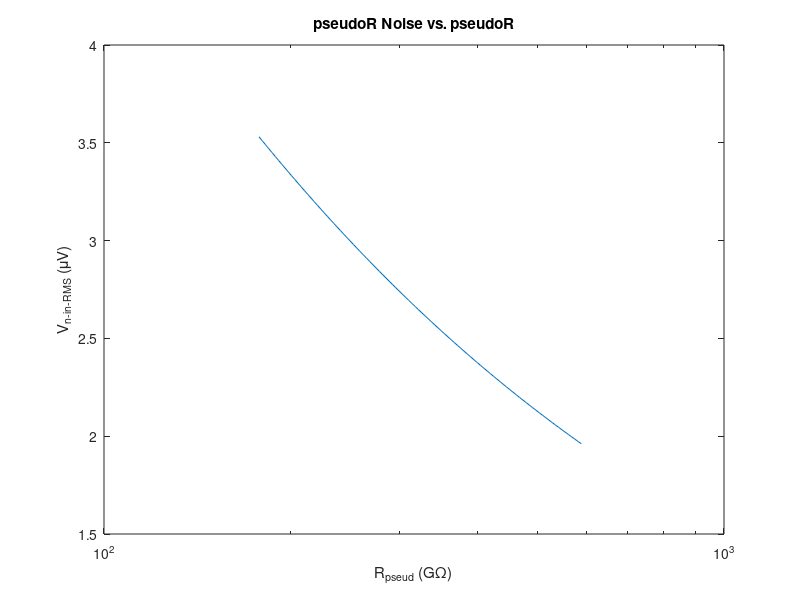
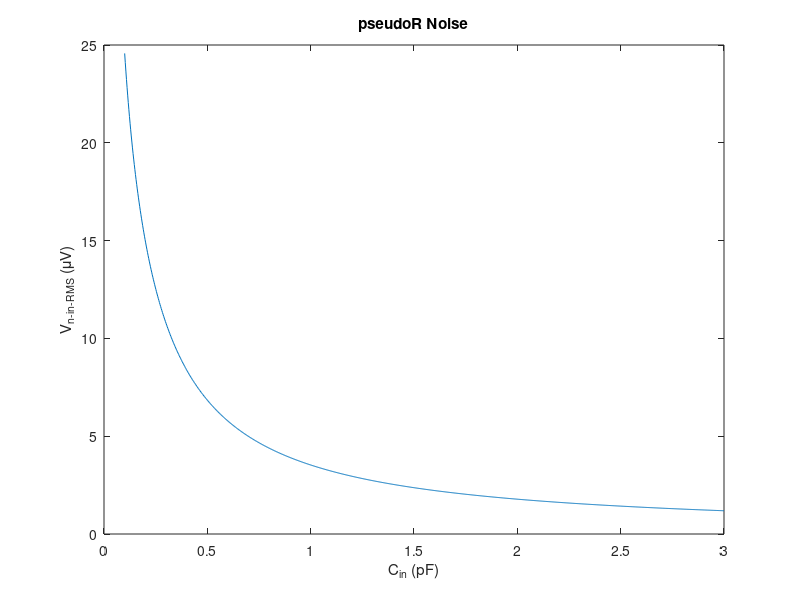
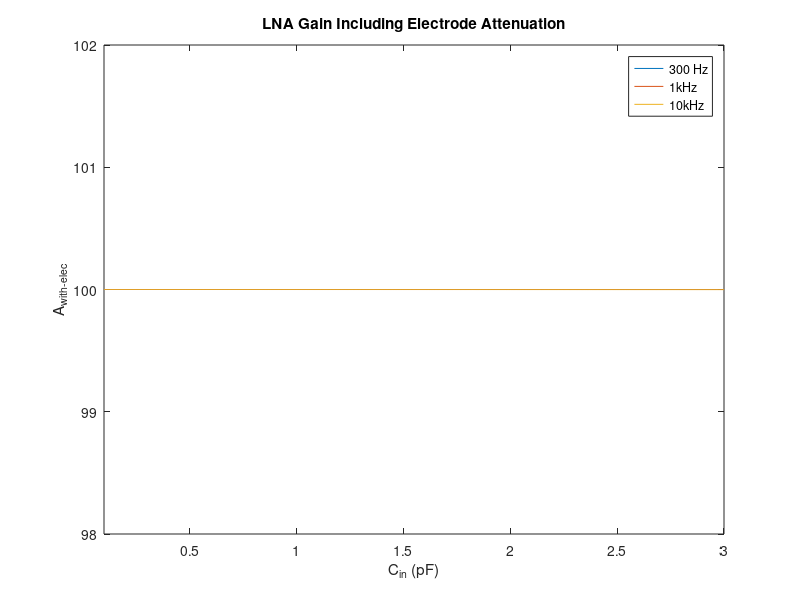
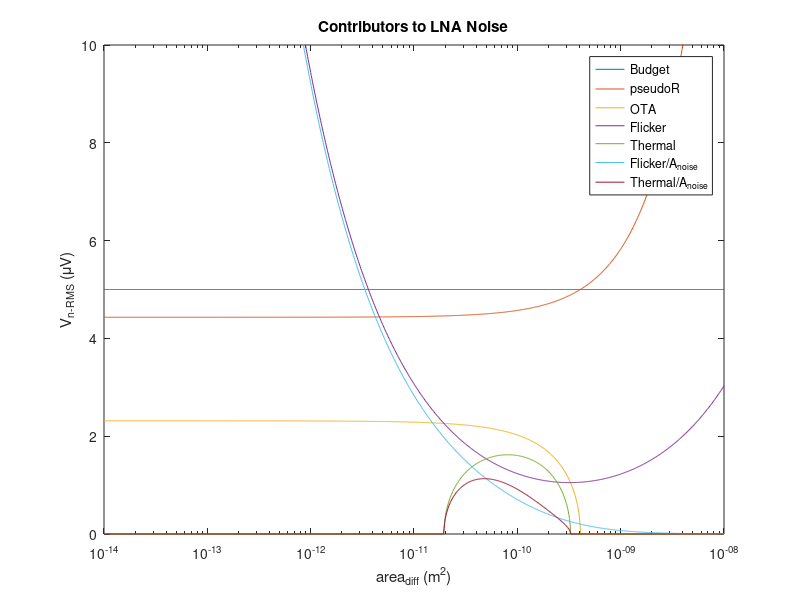

Here is the MATLAB script that generated these plots, in order: (Note: this script raises an error after producing the figures.)
% polymorph pixel co-design
% CRT
% 05/19/2020 - 07/22/2020

%% setup
close all
clear all

%% starting assumptions and physical constants

% constants
k = 1.38e-23;
T = 37 + 273;   % body temp

% system constraints
V_DD = 1.5;
R_elec = 24e3;
pixel_dim = 152.5e-6;
area_limit = (pixel_dim)^2;

% amplitude range
% peak voltages for AP (300Hz - 10kHz) and a little LFP (50Hz - 10kHz)
V_AP = 2e-3;
V_LFP = 4e-3;

%% design targets

% except for here, as noted, all noise is squared voltage
noise_Vrms_target = 5e-6;
noise_Vsq_target = noise_Vrms_target^2;

A_target = 100;
A_OL_target = 1e3;
A_f = 1;

f_LP_AP = 10e3;
f_HP_AP = 300;

ENBW = f_LP_AP * pi/2;

% number of time constants for "complete" settling
settling_TCs = 5;

% target for OTA noise source other than M1
excess = 1.2;

% swing for A1
V_swing_target = V_LFP * A_target;

%% technology information

L_min = 130e-9;

% C_ox and C_P (C_gg) [F/m^2]
% C_ox for flicker noise
C_ox = 0.01;
% C_P for parasitics
M_input_area = 120e-6 * 600e-9;
C_gg = 252e-15;
C_P_N = C_gg / M_input_area;
C_P_P = 0.00633;

% flicker noise coefficients [J]
K_flicker_N = 1.24e-25;
K_flicker_P = 1.98e-25;

% mismatch coefficients
% [Vm] and [m]
A_VT = 10e-9;
A_beta = 0.013e-6;

% noise factor gamma (often quoted as 2/3)
gamma_W = 1;
gamma_S = 2/3;

% estimates for device area
L_diff = 200e-9;
L_guard = 1e-6;

%% pseudoR cutoff and noise

% possible pseudoR values from mc: 90GOhm to 5TOhm
pseudoR = logspace(11.25,11.77,100);
% assume C_F is minimum size
C_F = 10e-15;
f_pseudo = 1./(2.*pi.*pseudoR.*C_F);

% reduction factor to account for not all of kT/C appearing in final BW
% we apply a HP filter in the SC stage, and only care about noise
% in the 300Hz+ band
ratio = f_HP_AP ./ f_pseudo;
reduc_factor = (2/pi./((ratio).^2 - 1)) .* ...
    (ratio*pi/4 - pi/2 + atan(ratio));
% resulting noise due to 2 pseudoR
noise_pseudoR = 2 .* k .* T ./ C_F .* reduc_factor;
% input-refer - note that this uses ideal gain
noise_pseudoR_in = noise_pseudoR ./ (A_target.^2);

% noise due to pseudoR as a function of Cin
figure
semilogx(pseudoR/1e9, sqrt(noise_pseudoR_in) .* 1e6);
xlabel('R_{pseud} (G\Omega)');
ylabel('V_{n-in-RMS} (\muV)');
title('pseudoR Noise vs. pseudoR');

%% closed-loop amp design: sweep Cin

% smallest pseudoR under mc
pseudoR = 178e9;

% sweep Cin
%C_in = 1e-12;
C_in = linspace(100e-15, 3e-12, 1000)';
C_F = C_in / A_target;

% integrated pseudoR noise for 300Hz sw cap HP cutoff
f_pseudo = 1./(2.*pi.*pseudoR.*C_F);
% reduction factor to account for not all of kT/C appearing in final BW
% we apply a HP filter in the SC stage, and only care about noise
% in the 300Hz+ band
ratio = f_HP_AP ./ f_pseudo;
reduc_factor = (2/pi./((ratio).^2 - 1)) .* ...
    (ratio*pi/4 - pi/2 + atan(ratio));
% resulting noise due to 2 pseudoR
noise_pseudoR = 2 .* k .* T ./ C_F .* reduc_factor;
% input-refer - note that this uses ideal gain
noise_pseudoR_in = noise_pseudoR ./ (A_target.^2);

% ideal closed-loop gain including electrode attenuation
% at three freqs: 300, 1000, 10000 Hz
% assumes ideal opamp with no parasitics
A_elec_300 = C_in ./ sqrt(C_F.^2 + (C_F .* C_in .* R_elec .* (2*pi*300)).^2);
A_elec_1e3 = C_in ./ sqrt(C_F.^2 + (C_F .* C_in .* R_elec .* (2*pi*1e3)).^2);
A_elec_1e4 = C_in ./ sqrt(C_F.^2 + (C_F .* C_in .* R_elec .* (2*pi*1e4)).^2);

%% plots from Cin choice

% noise due to pseudoR as a function of Cin
figure
plot(C_in.*(1e12), sqrt(noise_pseudoR_in) .* 1e6);
xlabel('C_{in} (pF)');
ylabel('V_{n-in-RMS} (\muV)');
title('pseudoR Noise');

% input gain including electrode atten
% should be negligible
figure
plot(C_in.*(1e12), A_elec_300);
hold on
plot(C_in.*(1e12), A_elec_1e3);
plot(C_in.*(1e12), A_elec_1e4);
xlabel('C_{in} (pF)');
ylabel('A_{with-elec}');
axis([100e-3 3 98 102]);
legend('300 Hz', '1kHz', '10kHz');
title('LNA Gain Including Electrode Attenuation');

%% results from first design section

% baseline C_in for noise, assuming we meet target gain
C_in = 1e-12;
C_F = C_in / A_target;
% now adjust C_in to pre-warp the CL gain, gain error due to finite OL gain
C_in = C_F * A_target * (1 + 1/A_OL_target) / (1 - A_target/A_OL_target);
% integrated pseudoR noise for 300Hz sw cap HP cutoff
f_pseudo = 1./(2.*pi.*pseudoR.*C_F);
reduc_factor = 1./(1 + f_HP_AP./f_pseudo);
noise_pseudoR = 2 .* k .* T ./ C_F .* reduc_factor;

%% begin OTA design: sweep WL

% transistor area, from 10^-14 m^2 to 10^-9 m^2
% for reference, pixel is 2.33*10^-8 m^2
% 120um/600nm device is 7.2*10^-11 m^2both
% and a 130nm/130nm device is 1.69*10^-14 m^2
WL = logspace(-14,-8,1000);

C_P = WL .* C_P_N;

% resulting actual closed-loop gain
A_actual = C_in ./ (C_F + (C_F + C_in + C_P) ./ A_OL_target);
noise_pseudoR_in = noise_pseudoR ./ (A_actual.^2);

% noise budget
noise_OTA = noise_Vsq_target - noise_pseudoR_in;

% noise gain
A_noise = (C_P + C_in + C_F) ./ C_in;

% flicker noise
noise_flicker = 2 .* K_flicker_N ./ C_ox ./ WL .* (A_noise).^2 ...
    .* log(f_LP_AP / f_HP_AP);

noise_thermal = noise_OTA - noise_flicker;

% thermal noise
% NOTE: we only care about thermal noise in the signal band (to 10kHz)
% technically, ENBW is not correct here because we can do a software
% brickwall filter at 10kHz, and this will be valid since we have used
% appropriate anti-aliasing.
% thus, ENBW is used here only to provide a safety margin.
gm_req = 2 .* 4 .* k .* T .* gamma_W...
    ./ noise_thermal .* (A_noise).^2 .* ENBW .* excess;

% first approx of mismatch: assume input pair dominates
sigma_Vth_1 = A_VT ./ sqrt(WL);
V_os_3sigma = sigma_Vth_1 .* 3;

%% plots from flicker noise sizing choice

% noise breakdown
figure
semilogx(WL, (noise_Vrms_target*1e6).*ones(size(WL)));
hold on
semilogx(WL, sqrt(noise_pseudoR_in) .* 1e6);
semilogx(WL, sqrt(noise_OTA) .* 1e6);
semilogx(WL, sqrt(noise_flicker) .* 1e6);
semilogx(WL, sqrt(noise_thermal) .* 1e6);
semilogx(WL, sqrt(noise_flicker) ./ (A_noise).^2 .* 1e6);
semilogx(WL, sqrt(noise_thermal) ./ (A_noise).^2 .* 1e6);
xlabel('area_{diff} (m^2)');
ylabel('V_{n-RMS} (\muV)');
axis([1e-14 1e-8 0 10]);
legend('Budget', 'pseudoR', 'OTA', 'Flicker', 'Thermal',...
    'Flicker/A_{noise}', 'Thermal/A_{noise}');
title('Contributors to LNA Noise');

% mismatch
figure
semilogx(WL, V_os_3sigma .* 1e3);
xlabel('area_{diff} (m^2)');
ylabel('V_{OS} (mV)');
title('3\sigma V_{OS}');

% gm requirement
figure
semilogx(WL, gm_req.*(1e6));
xlabel('area_{diff} (m^2)');
ylabel('g_m (\muS)');
axis([1e-14 1e-8 0 500]);
title('g_m Requirement');

% closed-loop gain
figure
semilogx(WL, A_actual);
xlabel('area_{diff} (m^2)');
ylabel('A_{actual}');
title('Closed-Loop Gain due to C_P');

%% gm/id, gmro characterization

% info about number of characterization sweeps
num_lengths_N = 10;
num_lengths_P = 10;
points_per_length = 25;
L_N = [130e-9 200e-9 500e-9 1e-6 2e-6 4e-6 6e-6 8e-6 10e-6 12e-6]';
L_P = L_N;

% NMOS

% import the characterization data
gmid_n_130n = readmatrix('charac/charac_gmid_n_130n.csv');
gmid_n_200n = readmatrix('charac/charac_gmid_n_200n.csv');
gmid_n_500n = readmatrix('charac/charac_gmid_n_500n.csv');
gmid_n_1u = readmatrix('charac/charac_gmid_n_1u.csv');
gmid_n_2u = readmatrix('charac/charac_gmid_n_2u.csv');
gmid_n_4u = readmatrix('charac/charac_gmid_n_4u.csv');
gmid_n_6u = readmatrix('charac/charac_gmid_n_6u.csv');
gmid_n_8u = readmatrix('charac/charac_gmid_n_8u.csv');
gmid_n_10u = readmatrix('charac/charac_gmid_n_10u.csv');
gmid_n_12u = readmatrix('charac/charac_gmid_n_12u.csv');

gmro_n_130n = readmatrix('charac/charac_gmro_n_130n.csv');
gmro_n_200n = readmatrix('charac/charac_gmro_n_200n.csv');
gmro_n_500n = readmatrix('charac/charac_gmro_n_500n.csv');
gmro_n_1u = readmatrix('charac/charac_gmro_n_1u.csv');
gmro_n_2u = readmatrix('charac/charac_gmro_n_2u.csv');
gmro_n_4u = readmatrix('charac/charac_gmro_n_4u.csv');
gmro_n_6u = readmatrix('charac/charac_gmro_n_6u.csv');
gmro_n_8u = readmatrix('charac/charac_gmro_n_8u.csv');
gmro_n_10u = readmatrix('charac/charac_gmro_n_10u.csv');
gmro_n_12u = readmatrix('charac/charac_gmro_n_12u.csv');

cgg_n_130n = readmatrix('charac/charac_cgg_n_130n.csv');
cgg_n_200n = readmatrix('charac/charac_cgg_n_200n.csv');
cgg_n_500n = readmatrix('charac/charac_cgg_n_500n.csv');
cgg_n_1u = readmatrix('charac/charac_cgg_n_1u.csv');
cgg_n_2u = readmatrix('charac/charac_cgg_n_2u.csv');
cgg_n_4u = readmatrix('charac/charac_cgg_n_4u.csv');
cgg_n_6u = readmatrix('charac/charac_cgg_n_6u.csv');
cgg_n_8u = readmatrix('charac/charac_cgg_n_8u.csv');
cgg_n_10u = readmatrix('charac/charac_cgg_n_10u.csv');
cgg_n_12u = readmatrix('charac/charac_cgg_n_12u.csv');

% concatenate the results for easier looping
gmid_n = horzcat(gmid_n_130n, gmid_n_200n(:,2), gmid_n_500n(:,2),...
    gmid_n_1u(:,2), gmid_n_2u(:,2), gmid_n_4u(:,2), gmid_n_6u(:,2),...
    gmid_n_8u(:,2), gmid_n_10u(:,2), gmid_n_12u(:,2));
gmro_n = horzcat(gmro_n_130n, gmro_n_200n(:,2), gmro_n_500n(:,2),...
    gmro_n_1u(:,2), gmro_n_2u(:,2), gmro_n_4u(:,2), gmro_n_6u(:,2),...
    gmro_n_8u(:,2), gmro_n_10u(:,2), gmro_n_12u(:,2));
cgg_n = horzcat(cgg_n_130n, cgg_n_200n(:,2), cgg_n_500n(:,2),...
    cgg_n_1u(:,2), cgg_n_2u(:,2), cgg_n_4u(:,2), cgg_n_6u(:,2),...
    cgg_n_8u(:,2), cgg_n_10u(:,2), cgg_n_12u(:,2));

% plot the characterization results
figure
semilogx(gmid_n(:,1)*1e6, gmid_n(:,2));
hold on
semilogx(gmid_n(:,1)*1e6, gmid_n(:,3));
semilogx(gmid_n(:,1)*1e6, gmid_n(:,4));
semilogx(gmid_n(:,1)*1e6, gmid_n(:,5));
semilogx(gmid_n(:,1)*1e6, gmid_n(:,6));
semilogx(gmid_n(:,1)*1e6, gmid_n(:,7));
semilogx(gmid_n(:,1)*1e6, gmid_n(:,8));
semilogx(gmid_n(:,1)*1e6, gmid_n(:,9));
semilogx(gmid_n(:,1)*1e6, gmid_n(:,10));
semilogx(gmid_n(:,1)*1e6, gmid_n(:,11));
title('g_m/I_D vs. I_D for NMOS');
xlabel('I_D (\muA)');
ylabel('g_m/I_D (V^{-1})');
legend('L = 130nm', 'L = 200nm', 'L = 500nm', 'L = 1\mum', 'L = 2\mum',...
    'L = 4\mum', 'L = 6\mum', 'L = 8\mum', 'L = 10\mum', 'L = 12\mum');

figure
semilogx(gmro_n(:,1)*1e6, gmro_n(:,2));
hold on
semilogx(gmro_n(:,1)*1e6, gmro_n(:,3));
semilogx(gmro_n(:,1)*1e6, gmro_n(:,4));
semilogx(gmro_n(:,1)*1e6, gmro_n(:,5));
semilogx(gmro_n(:,1)*1e6, gmro_n(:,6));
semilogx(gmro_n(:,1)*1e6, gmro_n(:,7));
semilogx(gmro_n(:,1)*1e6, gmro_n(:,8));
semilogx(gmro_n(:,1)*1e6, gmro_n(:,9));
semilogx(gmro_n(:,1)*1e6, gmro_n(:,10));
semilogx(gmro_n(:,1)*1e6, gmro_n(:,11));
title('g_mr_o vs. I_D for NMOS');
xlabel('I_D (\muA)');
ylabel('g_mr_o');
legend('L = 130nm', 'L = 200nm', 'L = 500nm', 'L = 1\mum', 'L = 2\mum',...
    'L = 4\mum', 'L = 6\mum', 'L = 8\mum', 'L = 10\mum', 'L = 12\mum');

figure
semilogx(cgg_n(:,1)*1e6, cgg_n(:,2) / (130e-9 * 260e-9));
hold on
semilogx(cgg_n(:,1)*1e6, cgg_n(:,3) / (200e-9 * 400e-9));
semilogx(cgg_n(:,1)*1e6, cgg_n(:,4) / (500e-9 * 1000e-9));
semilogx(cgg_n(:,1)*1e6, cgg_n(:,5) / (1000e-9 * 2000e-9));
semilogx(cgg_n(:,1)*1e6, cgg_n(:,6) / (2000e-9 * 4000e-9));
semilogx(cgg_n(:,1)*1e6, cgg_n(:,7) / (4000e-9 * 8000e-9));
semilogx(cgg_n(:,1)*1e6, cgg_n(:,8) / (6000e-9 * 12000e-9));
semilogx(cgg_n(:,1)*1e6, cgg_n(:,9) / (8000e-9 * 16000e-9));
semilogx(cgg_n(:,1)*1e6, cgg_n(:,10) / (10000e-9 * 20000e-9));
semilogx(cgg_n(:,1)*1e6, cgg_n(:,11) / (12000e-9 * 24000e-9));
title('C_{gg} vs. I_D for NMOS');
xlabel('I_D (\muA)');
ylabel('C_{gg} (F/m^2)');
legend('L = 130nm', 'L = 200nm', 'L = 500nm', 'L = 1\mum', 'L = 2\mum',...
    'L = 4\mum', 'L = 6\mum', 'L = 8\mum', 'L = 10\mum', 'L = 12\mum');


% PMOS

% import the characterization data
gmid_p_130n = readmatrix('charac/charac_gmid_p_130n.csv');
gmid_p_200n = readmatrix('charac/charac_gmid_p_200n.csv');
gmid_p_500n = readmatrix('charac/charac_gmid_p_500n.csv');
gmid_p_1u = readmatrix('charac/charac_gmid_p_1u.csv');
gmid_p_2u = readmatrix('charac/charac_gmid_p_2u.csv');
gmid_p_4u = readmatrix('charac/charac_gmid_p_4u.csv');
gmid_p_6u = readmatrix('charac/charac_gmid_p_6u.csv');
gmid_p_8u = readmatrix('charac/charac_gmid_p_8u.csv');
gmid_p_10u = readmatrix('charac/charac_gmid_p_10u.csv');
gmid_p_12u = readmatrix('charac/charac_gmid_p_12u.csv');

gmro_p_130n = readmatrix('charac/charac_gmro_p_130n.csv');
gmro_p_200n = readmatrix('charac/charac_gmro_p_200n.csv');
gmro_p_500n = readmatrix('charac/charac_gmro_p_500n.csv');
gmro_p_1u = readmatrix('charac/charac_gmro_p_1u.csv');
gmro_p_2u = readmatrix('charac/charac_gmro_p_2u.csv');
gmro_p_4u = readmatrix('charac/charac_gmro_p_4u.csv');
gmro_p_6u = readmatrix('charac/charac_gmro_p_6u.csv');
gmro_p_8u = readmatrix('charac/charac_gmro_p_8u.csv');
gmro_p_10u = readmatrix('charac/charac_gmro_p_10u.csv');
gmro_p_12u = readmatrix('charac/charac_gmro_p_12u.csv');

% concatenate the results for easier looping
gmid_p = horzcat(gmid_p_130n, gmid_p_200n(:,2), gmid_p_500n(:,2),...
    gmid_p_1u(:,2), gmid_p_2u(:,2), gmid_p_4u(:,2), gmid_p_6u(:,2),...
    gmid_p_8u(:,2), gmid_p_10u(:,2), gmid_p_12u(:,2));
gmro_p = horzcat(gmro_p_130n, gmro_p_200n(:,2), gmro_p_500n(:,2),...
    gmro_p_1u(:,2), gmro_p_2u(:,2), gmro_p_4u(:,2), gmro_p_6u(:,2),...
    gmro_p_8u(:,2), gmro_p_10u(:,2), gmro_p_12u(:,2));

% plot the characterization results
figure
semilogx(gmid_p(:,1)*1e6, gmid_p(:,2));
hold on
semilogx(gmid_p(:,1)*1e6, gmid_p(:,3));
semilogx(gmid_p(:,1)*1e6, gmid_p(:,4));
semilogx(gmid_p(:,1)*1e6, gmid_p(:,5));
semilogx(gmid_p(:,1)*1e6, gmid_p(:,6));
semilogx(gmid_p(:,1)*1e6, gmid_p(:,7));
semilogx(gmid_p(:,1)*1e6, gmid_p(:,8));
semilogx(gmid_p(:,1)*1e6, gmid_p(:,9));
semilogx(gmid_p(:,1)*1e6, gmid_p(:,10));
semilogx(gmid_p(:,1)*1e6, gmid_p(:,11));
title('g_m/I_D vs. I_D for PMOS');
xlabel('I_D (\muA)');
ylabel('g_m/I_D (V^{-1})');
legend('L = 130nm', 'L = 200nm', 'L = 500nm', 'L = 1\mum', 'L = 2\mum',...
    'L = 4\mum', 'L = 6\mum', 'L = 8\mum', 'L = 10\mum', 'L = 12\mum');

figure
semilogx(gmro_p(:,1)*1e6, gmro_p(:,2));
hold on
semilogx(gmro_p(:,1)*1e6, gmro_p(:,3));
semilogx(gmro_p(:,1)*1e6, gmro_p(:,4));
semilogx(gmro_p(:,1)*1e6, gmro_p(:,5));
semilogx(gmro_p(:,1)*1e6, gmro_p(:,6));
semilogx(gmro_p(:,1)*1e6, gmro_p(:,7));
semilogx(gmro_p(:,1)*1e6, gmro_p(:,8));
semilogx(gmro_p(:,1)*1e6, gmro_p(:,9));
semilogx(gmro_p(:,1)*1e6, gmro_p(:,10));
semilogx(gmro_p(:,1)*1e6, gmro_p(:,11));
title('g_mr_o vs. I_D for PMOS');
xlabel('I_D (\muA)');
ylabel('g_mr_o');
legend('L = 130nm', 'L = 200nm', 'L = 500nm', 'L = 1\mum', 'L = 2\mum',...
    'L = 4\mum', 'L = 6\mum', 'L = 8\mum', 'L = 10\mum', 'L = 12\mum');

%% transistor-level OTA design: tunable parameters

% set minimum W
W_min = 200e-9;

% assumptions for WI or SI
gmid_WI = 25;
gmid_MI = 20;
gmid_SI = 10;

% M1 specs determined from optimization above
gm_min = 100e-6;
WL_min = 3.85e-11;

% ratio between main branch and output branch
current_scale = 16;
% ratio between load branch and one branch of CMFB amp
cmfb_scale = 1;

% partition of gains
A_OL_1_target = 320;
A_OL_2_target = A_OL_target / A_OL_1_target;
A_OL_CMFB_target = 20;

% degen resistor headroom consumption
V_R_degen = 0.2;
% estimated headroom for saturation for a single device (even SI)
V_hr_SI = 300e-3;
V_hr_WI = 250e-3;

%% swing requirement calculation

V_swing_telecas = V_DD - 1*V_hr_SI - 4*V_hr_WI - V_R_degen;
V_swing_foldcas = V_DD - 1*V_hr_SI - 3*V_hr_WI - V_R_degen;
V_swing_stage2 = V_DD - V_hr_SI - V_hr_WI;

%% amp/filter interface

% assume min size cap for C_RA
C_RA = 10e-15;

% biquad filter params
omega_0 = 2*pi * sqrt(f_HP_AP * f_LP_AP);
BW = 2*pi * (f_LP_AP - f_HP_AP);
Q = omega_0 / BW;

% input cap size
C_R1 = C_RA * A_f / Q;

% sweep possible switching frequencies
f_swcap = logspace(5,7,1000)';

f_BW_amp = f_swcap ./ 10;

% resistive approximation
R_1 = 1 ./ (C_R1 * f_swcap);

% one-stage version. settling will be ok, so look at gain degredation
% using 60dB gain for one-stage (80dB not possible)
rout_assumed = (1e3) / gm_min;
Rout_amp_required = (rout_assumed .* R_1) ./ (R_1 - rout_assumed);
% using reasonable assumptions for degen R and load device,
% calculate what gmro would be necessary for up and down cascode devices
R_degen_assumed = 50e3;
ro_load_assumed = 4e7;
Rout_branch = 2 * Rout_amp_required;
gmro_required_up = sqrt(Rout_branch ./ R_degen_assumed);
gmro_required_down = Rout_branch ./ ro_load_assumed;

figure
semilogx(f_swcap, gmro_required_up);
hold on
semilogx(f_swcap, gmro_required_down);
xlabel('f_{swcap} (Hz)');
ylabel('g_mr_o');
title('Single-Stage: Cascode g_mr_o Required vs. Sw Cap Frequency');
legend('Up Branch (fold)', 'Down Branch (load)');

% settling limit
T_settle_limit = 1 ./ (f_swcap * 2);

% assume switch resistance - settling through this
R_sw = 14e3;
T_settle_sw = R_sw * C_R1 * settling_TCs;

%% transistor-level OTA design: action

% M1: input pair (NMOS)

% vectors to keep track of results for comparison
W = zeros(num_lengths_N, 1);
WL = zeros(num_lengths_N, 1);
gmro = zeros(num_lengths_N, 1);
gmid = zeros(num_lengths_N, 1);

% try each length
for i = 1:num_lengths_N
    
    % column for gmid, gmro data
    col = 1 + i;
    
    % determine corresponding length
    L_charac = L_N(i);
    W_charac = L_charac * 2;
    
    for j = 1:points_per_length
        
        % go from SI to WI to get minimum required gmid
        point = points_per_length - j + 1;
        
        gmid(i) = gmid_n(point, col);
        
        if (gmid(i) > gmid_WI)
            % found required gmid
            
            % determine corresponding current density for this length
            ID_charac = gmid_n(point, 1);
            ID_density = ID_charac / W_charac;
            
            % determine actual ID required
            ID_req = gm_min / gmid(i);
            ID = 1e-6 * ceil(ID_req * 1e6);
            
            % determine actual W required
            W(i) = ID / ID_density;
            WL(i) = W(i) .* L_charac;
            
            % keep track of corresponding gmro
            gmro(i) = gmro_n(point, col);
            break
        end      
    end
end

% plot results for M1
figure
plot(L_N*1e6, W*1e6);
xlabel('L (\mum)');
ylabel('W (\mum)');
title('M1: W vs. L');
figure
plot(L_N*1e6, WL*1e12);
xlabel('L (\mum)');
ylabel('W ((\mum)^2)');
title('M1: WL vs. L');
figure
plot(L_N*1e6, gmro);
xlabel('L (\mum)');
ylabel('g_mr_o');
title('M1: g_mr_o vs. L');

% pick L that gives us required WL for parasitics/flicker
for i = 1:num_lengths_N
    WL_this = WL(i);
    
    if (WL_this > WL_min)
        % determine final dimensions
        W_M1 = W(i);
        L_M1 = L_N(i);
        % determine final small signal params
        gmid_M1 = gmid(i);
        gmro_M1 = gmro(i);
        break
    end
end

% compute some currents
ID_main = ID;
ID_load = ID_main / current_scale;
ID_both = ID_main + ID_load;

% compute M1 small signal params
gm_M1 = gmid_M1 * ID_main;
ro_M1 = gmro_M1 / gm_M1;

% size the degen resistors for reasonable voltage swing
R_degen = V_R_degen / ID_main;

% beginning to compute the gain

% from equation for gain of first stage...
gmro_factor = gm_M1 * ro_M1^2 * R_degen / (ro_M1 + R_degen)^2;
% ... we can determine a target for gmro of M3 and M5
gmro_35_target = A_OL_1_target / gmro_factor;

% size 3,5 based on this target

% M3: telecascode device (NMOS)
[W, gmid, gmro] = size_M(L_N, gmid_n, gmro_n, gmid_MI, 1, ID_main,...
    num_lengths_N, points_per_length);
[L_M3, W_M3, gmid_M3, gmro_M3] = pick_L(L_N, W, gmid, gmro,...
    gmro_35_target, num_lengths_N, W_min);
% compute M3 small signal params
gm_M3 = gmid_M3 * ID_main;
ro_M3 = gmro_M3 / gm_M3;

% M5: current source device (PMOS)
[W, gmid, gmro] = size_M(L_P, gmid_p, gmro_p, gmid_MI, 1, ID_main,...
    num_lengths_P, points_per_length);
[L_M5, W_M5, gmid_M5, gmro_M5] = pick_L(L_P, W, gmid, gmro,...
    gmro_35_target, num_lengths_P, W_min);
% compute M5 small signal params
gm_M5 = gmid_M5 * ID_main;
ro_M5 = gmro_M5 / gm_M5;

% calculate actual first stage gain

% transconductance
Gs3 = (gmro_M3 + 1) / (ro_M3 + gmro_M5 * R_degen);
Gm_reduc = (Gs3 * ro_M1) / (1 + Gs3 * ro_M1);
Gm_1 = gm_M1 * Gm_reduc;

% output resistance
Rout_1 = 1/(1/(gmro_M5 * R_degen) + 1/(gmro_M3 * ro_M1));

A_OL_1_actual = Gm_1 * Rout_1;

% compute gain target for second stage
A_OL_2_target_updated = max(A_OL_target / A_OL_1_actual, A_OL_2_target);

% compute gmro target based on necessity that gm7ro9 > A2 for later math
gm_M7_assumed = gmid_WI * ID_load;
gm_M9_assumed = gmid_SI * ID_load;
ro_9_target = A_OL_2_target_updated / gm_M7_assumed;
gmro_9_target = gm_M9_assumed * ro_9_target;

% M9: load device (NMOS)
% the only strong-inversion transistor (bc noise)
[W, gmid, gmro] = size_M(L_N, gmid_n, gmro_n, gmid_SI, 0, ID_load,...
    num_lengths_N, points_per_length);
[L_M9, W_M9, gmid_M9, gmro_M9] = pick_L(L_N, W, gmid, gmro,...
    gmro_9_target, num_lengths_N, W_min);
% compute M11 small signal params
gm_M9 = gmid_M9 * ID_load;
ro_M9 = gmro_M9 / gm_M9;

% compute target gmro7 based on target gain
ro_M7_target = (A_OL_2_target_updated * ro_M9) /...
    (gm_M7_assumed * ro_M9 - A_OL_2_target_updated);
gmro_7_target = gm_M7_assumed * ro_M7_target;

% M7: second stage input device (PMOS)
[W, gmid, gmro] = size_M(L_P, gmid_p, gmro_p, gmid_WI, 1, ID_load,...
    num_lengths_P, points_per_length);
[L_M7, W_M7, gmid_M7, gmro_M7] = pick_L(L_P, W, gmid, gmro,...
    gmro_7_target, num_lengths_P, W_min);
% compute M7 small signal params
gm_M7 = gmid_M7 * ID_load;
ro_M7 = gmro_M7 / gm_M7;

% calculate actual second stage gain
Rout_2 = (ro_M7 * ro_M9) / (ro_M7 + ro_M9);
A_OL_2_actual = gm_M7 * Rout_2;

A_OL_actual = A_OL_1_actual * A_OL_2_actual;

%% post-design OTA characterization

% noise - note this is just open-loop OTA noise for sanity check

% compute second stage noise
noise_final_A2 = 8*k*T*(gamma_W/gm_M7 + gamma_S*gm_M9/(gm_M7^2))*ENBW...
    + 2 * K_flicker_P / (W_M7 * L_M7 * C_ox) * log(f_LP_AP / f_HP_AP);

% compute first stage noise
noise_final_A1 = 8*k*T*(gamma_W/gm_M1 + 1/(R_degen * gm_M1^2))*ENBW...
    + 2 * K_flicker_N / (W_M1 * L_M1 * C_ox) * log(f_LP_AP / f_HP_AP);

% compute total input-referred OTA noise
noise_final_OTA = noise_final_A1 + (noise_final_A2 / (A_OL_1_actual^2));
noise_final_OTA_V = sqrt(noise_final_OTA);

% offset: it can be shown that all contributions are neglig except input
sigma_Vth_1_final = A_VT / sqrt(W_M1 * L_M1);
V_os_3sigma_final = sigma_Vth_1_final * 3;

% settling - need to satisfy swcap settling assumption
T_settle_OTA = Rout_2 * C_R1 * settling_TCs;

T_settle_OTA_vec = T_settle_OTA .* ones(size(f_swcap));
T_settle_sw_vec = T_settle_sw .* ones(size(f_swcap));

figure
semilogx(f_swcap, T_settle_limit*1e6);
hold on
semilogx(f_swcap, T_settle_sw_vec*1e6);
semilogx(f_swcap, T_settle_OTA_vec*1e6);
xlabel('f_{swcap} (Hz)');
ylabel('\tau (\mus)');
title('Amp/Filter Settling Time vs. Sw Cap Frequency');
legend('Limit', 'Switch Settling', 'OTA 2nd Stage Settling');

%% CMFB
ID_cmfb = ID_load / cmfb_scale;

% compute gmro target based on necessity that gm13ro15 > A for later math
gm_M13_assumed = gmid_WI * ID_cmfb;
gm_M15_assumed = gmid_SI * ID_cmfb;
ro_15_target = A_OL_CMFB_target / gm_M13_assumed;
gmro_15_target = gm_M15_assumed * ro_15_target;

% M15: load device (PMOS)
[W, gmid, gmro] = size_M(L_P, gmid_p, gmro_p, gmid_SI, 0, ID_cmfb,...
    num_lengths_P, points_per_length);
[L_M15, W_M15, gmid_M15, gmro_M15] = pick_L(L_P, W, gmid, gmro,...
    gmro_15_target, num_lengths_P, W_min);
% compute M15 small signal params
gm_M15 = gmid_M15 * ID_cmfb;
ro_M15 = gmro_M15 / gm_M15;

% compute target gmro13 based on target gain
ro_M13_target = (A_OL_CMFB_target * ro_M15) /...
    (gm_M13_assumed * ro_M15 - A_OL_CMFB_target);
gmro_13_target = gm_M13_assumed * ro_M13_target;

% M13: input device (NMOS)
[W, gmid, gmro] = size_M(L_N, gmid_n, gmro_n, gmid_WI, 1, ID_cmfb,...
    num_lengths_N, points_per_length);
[L_M13, W_M13, gmid_M13, gmro_M13] = pick_L(L_N, W, gmid, gmro,...
    gmro_13_target, num_lengths_N, W_min);
% compute M13 small signal params
gm_M13 = gmid_M13 * ID_cmfb;
ro_M13 = gmro_M13 / gm_M13;

% calculate actual CMFB amp gain
A_OL_CMFB_actual = (gmro_M13 * ro_M15) / (ro_M13 + ro_M15);

%% BPF A2 design: tunable parameters

% gain target
A_2_required = 300;
% A3_M1 specs determined from f_swcap optimization in other script
gm_min_A2 = 2e-6;

WL_min_A2 = 9e-12;

% partition gains
A_2_1_required = 30;

%% BPF A2 design: action

% A2_M1: input pair (NMOS)

% vectors to keep track of results for comparison
W = zeros(num_lengths_N, 1);
WL = zeros(num_lengths_N, 1);
gmro = zeros(num_lengths_N, 1);
gmid = zeros(num_lengths_N, 1);

% try each length
for i = 1:num_lengths_N
    
    % column for gmid, gmro data
    col = 1 + i;
    
    % determine corresponding length
    L_charac = L_N(i);
    W_charac = L_charac * 2;
    
    for j = 1:points_per_length
        
        % go from SI to WI to get minimum required gmid
        point = points_per_length - j + 1;
        
        gmid(i) = gmid_n(point, col);
        
        if (gmid(i) > gmid_WI)
            % found required gmid
            
            % determine corresponding current density for this length
            ID_charac = gmid_n(point, 1);
            ID_density = ID_charac / W_charac;
            
            % determine actual ID required
            ID_req = gm_min_A2 / gmid(i);
            ID = 0.01e-6 * ceil(ID_req * 100e6);
            
            % determine actual W required
            W(i) = ID / ID_density;
            WL(i) = W(i) .* L_charac;
            
            % keep track of corresponding gmro
            gmro(i) = gmro_n(point, col);
            break
        end      
    end
end

% pick L that gives us required WL for parasitics/flicker
for i = 1:num_lengths_N
    WL_this = WL(i);
    
    if (WL_this > WL_min_A2)
        % determine final dimensions
        W_A2_M1 = W(i);
        L_A2_M1 = L_N(i);
        % determine final small signal params
        gmid_A2_M1 = gmid(i);
        gmro_A2_M1 = gmro(i);
        break
    end
end

% corresponding current
ID_A2 = ID;

% compute M1 small signal params
gm_A2_M1 = gmid_A2_M1 * ID_A2;
ro_A2_M1 = gmro_A2_M1 / gm_A2_M1;

% need to calculate load device ro
ro_A2_M3_required = A_2_1_required * ro_A2_M1 /...
    (gmro_A2_M1 - A_2_1_required);

gm_A2_M3_estimate = gmid_SI * ID_A2;

gmro_A2_M3_target = ro_A2_M3_required * gm_A2_M3_estimate;

% A2_M3: load device (PMOS)
[W, gmid, gmro] = size_M(L_P, gmid_p, gmro_p, gmid_SI, 0, ID_A2,...
    num_lengths_P, points_per_length);
[L_A2_M3, W_A2_M3, gmid_A2_M3, gmro_A2_M3] = pick_L(L_P, W, gmid, gmro,...
    gmro_A2_M3_target, num_lengths_P, W_min);
% compute M3 small signal params
gm_A2_M3 = gmid_A2_M3 * ID_A2;
ro_A2_M3 = gmro_A2_M3 / gm_A2_M3;

% calculate actual first-stage gain
A_2_1 = gmro_A2_M1 * ro_A2_M3 / (ro_A2_M1 + ro_A2_M3);
% calculate required second-stage gain
A_2_2_required = A_2_required / A_2_1;

% A2_M5: second stage input pair (PMOS)

% vectors to keep track of results for comparison
W = zeros(num_lengths_P, 1);
WL = zeros(num_lengths_P, 1);
gmro = zeros(num_lengths_P, 1);
gmid = zeros(num_lengths_P, 1);

% try each length
for i = 1:num_lengths_P
    
    % column for gmid, gmro data
    col = 1 + i;
    
    % determine corresponding length
    L_charac = L_P(i);
    W_charac = L_charac * 2;
    
    for j = 1:points_per_length
        
        % go from SI to WI to get minimum required gmid
        point = points_per_length - j + 1;
        
        gmid(i) = gmid_p(point, col);
        
        if (gmid(i) > gmid_WI)
            % found required gmid
            
            % determine corresponding current density for this length
            ID_charac = gmid_p(point, 1);
            ID_density = ID_charac / W_charac;
            
            % determine actual ID required
            ID_req = gm_min_A2 / gmid(i);
            ID = 0.01e-6 * ceil(ID_req * 100e6);
            
            % determine actual W required
            W(i) = ID / ID_density;
            WL(i) = W(i) .* L_charac;
            
            % keep track of corresponding gmro
            gmro(i) = gmro_p(point, col);
            break
        end      
    end
end

% pick L that gives us required WL for parasitics/flicker
for i = 1:num_lengths_P
    WL_this = WL(i);
    
    if (WL_this > WL_min_A2)
        % determine final dimensions
        W_A2_M5 = W(i);
        L_A2_M5 = L_P(i);
        % determine final small signal params
        gmid_A2_M5 = gmid(i);
        gmro_A2_M5 = gmro(i);
        break
    end
end

% corresponding current
ID_A2_2 = ID;

% compute M5 small signal params
gm_A2_M5 = gmid_A2_M5 * ID_A2_2;
ro_A2_M5 = gmro_A2_M5 / gm_A2_M5;

% need to calculate load device ro
ro_A2_M7_required = A_2_2_required * ro_A2_M5 /...
    (gmro_A2_M5 - A_2_2_required);

gm_A2_M7_estimate = gmid_SI * ID_A2_2;

gmro_A2_M7_target = ro_A2_M7_required * gm_A2_M7_estimate;

% A2_M7: load device (NMOS)
[W, gmid, gmro] = size_M(L_N, gmid_n, gmro_n, gmid_WI, 1, ID_A2_2,...
    num_lengths_N, points_per_length);
[L_A2_M7, W_A2_M7, gmid_A2_M7, gmro_A2_M7] = pick_L(L_N, W, gmid, gmro,...
    gmro_A2_M7_target, num_lengths_N, W_min);
% compute M7 small signal params
gm_A2_M7 = gmid_A2_M7 * ID_A2_2;
ro_A2_M7 = gmro_A2_M7 / gm_A2_M7;

% calculate actual second-stage gain
A_2_2 = gmro_A2_M5 * ro_A2_M7 / (ro_A2_M5 + ro_A2_M7);
% calculate total gain
A_2_actual = A_2_1 * A_2_2;

% CMFB sizing?

%% BPF A3 design: tunable parameters

% gain target
A_3_required = 350;
% A3_M1 specs determined from f_swcap optimization in other script
gm_min_A3 = 2e-6;

WL_min_A3 = 9e-12;

gmro_cascode_target = 30;

%% BPF A3 design: action

% A3_M1: input pair (NMOS)

% vectors to keep track of results for comparison
W = zeros(num_lengths_N, 1);
WL = zeros(num_lengths_N, 1);
gmro = zeros(num_lengths_N, 1);
gmid = zeros(num_lengths_N, 1);

% try each length
for i = 1:num_lengths_N
    
    % column for gmid, gmro data
    col = 1 + i;
    
    % determine corresponding length
    L_charac = L_N(i);
    W_charac = L_charac * 2;
    
    for j = 1:points_per_length
        
        % go from SI to WI to get minimum required gmid
        point = points_per_length - j + 1;
        
        gmid(i) = gmid_n(point, col);
        
        if (gmid(i) > gmid_WI)
            % found required gmid
            
            % determine corresponding current density for this length
            ID_charac = gmid_n(point, 1);
            ID_density = ID_charac / W_charac;
            
            % determine actual ID required
            ID_req = gm_min_A3 / gmid(i);
            ID = 0.01e-6 * ceil(ID_req * 100e6);
            
            % determine actual W required
            W(i) = ID / ID_density;
            WL(i) = W(i) .* L_charac;
            
            % keep track of corresponding gmro
            gmro(i) = gmro_n(point, col);
            break
        end      
    end
end

% pick L that gives us required WL for parasitics/flicker
for i = 1:num_lengths_N
    WL_this = WL(i);
    
    if (WL_this > WL_min_A3)
        % determine final dimensions
        W_A3_M1 = W(i);
        L_A3_M1 = L_N(i);
        % determine final small signal params
        gmid_A3_M1 = gmid(i);
        gmro_A3_M1 = gmro(i);
        break
    end
end

% corresponding current
ID_A3 = ID;

% compute M1 small signal params
gm_A3_M1 = gmid_A3_M1 * ID_A3;
ro_A3_M1 = gmro_A3_M1 / gm_A3_M1;

% need to calculate required Rout and cascode gmro
Rout_required_A3 = A_3_required / gm_A3_M1;
Rdown_required_A3 = Rout_required_A3 * 2;

gmro_A3_M3_target = max(Rdown_required_A3 / ro_A3_M1, gmro_cascode_target);

% A3_M3: telecascode device (NMOS)
[W, gmid, gmro] = size_M(L_N, gmid_n, gmro_n, gmid_WI, 1, ID_A3,...
    num_lengths_N, points_per_length);
[L_A3_M3, W_A3_M3, gmid_A3_M3, gmro_A3_M3] = pick_L(L_N, W, gmid, gmro,...
    gmro_A3_M3_target, num_lengths_N, W_min);
% compute M3 small signal params
gm_A3_M3 = gmid_A3_M3 * ID_A3;
ro_A3_M3 = gmro_A3_M3 / gm_A3_M3;

% calculate actual Rup required
Rdown_actual_A3 = gmro_A3_M3 * ro_A3_M1;
Rup_required_A3 = 1 / (1/Rout_required_A3 - 1/Rdown_actual_A3);

% assume Rup_required_A3 = ro_M7

% A3_M5: load cascode device (PMOS)
[W, gmid, gmro] = size_M(L_P, gmid_p, gmro_p, gmid_MI, 1, ID_A3,...
    num_lengths_P, points_per_length);
[L_A3_M5, W_A3_M5, gmid_A3_M5, gmro_A3_M5] = pick_L(L_P, W, gmid, gmro,...
    gmro_cascode_target, num_lengths_P, W_min);
% compute M5 small signal params
gm_A3_M5 = gmid_A3_M5 * ID_A3;
ro_A3_M5 = gmro_A3_M5 / gm_A3_M5;

% size M7 based on estimated gm and ro required
gm_A3_M7_est = gmid_SI * ID_A3;
ro_A3_M7_required = Rup_required_A3 / gmro_A3_M5;
gmro_A3_M7_target = gm_A3_M7_est * ro_A3_M7_required;

% A3_M7: load device (PMOS)
[W, gmid, gmro] = size_M(L_P, gmid_p, gmro_p, gmid_SI, 0, ID_A3,...
    num_lengths_P, points_per_length);
[L_A3_M7, W_A3_M7, gmid_A3_M7, gmro_A3_M7] = pick_L(L_P, W, gmid, gmro,...
    gmro_A3_M7_target, num_lengths_P, W_min);
% compute M7 small signal params
gm_A3_M7 = gmid_A3_M7 * ID_A3;
ro_A3_M7 = gmro_A3_M7 / gm_A3_M7;

Rup_actual_A3 = gmro_A3_M5 * ro_A3_M7;
Rout_actual_A3 = 1 / (1/Rup_actual_A3 + 1/Rdown_actual_A3);

A_3_actual = Rout_actual_A3 * gm_A3_M1;

% CMFB sizing?

%% SF1 design: tunable parameters

% gain target
A_SF1_required = 0.95;
% SF1_M1 specs determined from f_swcap optimization in other script
gm_min_SF1 = 1e-6;

WL_min_SF1 = 9e-12;

%% SF1 design: action

% SF1_M1: input device (PMOS)

% vectors to keep track of results for comparison
W = zeros(num_lengths_N, 1);
WL = zeros(num_lengths_N, 1);
gmro = zeros(num_lengths_N, 1);
gmid = zeros(num_lengths_N, 1);

% try each length
for i = 1:num_lengths_P
    
    % column for gmid, gmro data
    col = 1 + i;
    
    % determine corresponding length
    L_charac = L_P(i);
    W_charac = L_charac * 2;
    
    for j = 1:points_per_length
        
        % go from SI to WI to get minimum required gmid
        point = points_per_length - j + 1;
        
        gmid(i) = gmid_p(point, col);
        
        if (gmid(i) > gmid_WI)
            % found required gmid
            
            % determine corresponding current density for this length
            ID_charac = gmid_p(point, 1);
            ID_density = ID_charac / W_charac;
            
            % determine actual ID required
            ID_req = gm_min_SF1 / gmid(i);
            ID = 0.01e-6 * ceil(ID_req * 100e6);
            
            % determine actual W required
            W(i) = ID / ID_density;
            WL(i) = W(i) .* L_charac;
            
            % keep track of corresponding gmro
            gmro(i) = gmro_n(point, col);
            break
        end      
    end
end

% pick L that gives us required WL for parasitics/flicker
for i = 1:num_lengths_P
    WL_this = WL(i);
    
    if (WL_this > WL_min_SF1)
        % determine final dimensions
        W_SF1_M1 = W(i);
        L_SF1_M1 = L_P(i);
        % determine final small signal params
        gmid_SF1_M1 = gmid(i);
        gmro_SF1_M1 = gmro(i);
        break
    end
end

% corresponding current
ID_SF1 = ID;

% compute M1 small signal params
gm_SF1_M1 = gmid_SF1_M1 * ID_SF1;
ro_SF1_M1 = gmro_SF1_M1 / gm_SF1_M1;

% size M2 based on estimated gm and ro required
gm_SF1_M2_est = gmid_SI * ID_SF1;
ro_SF1_M2_required = A_SF1_required / gm_SF1_M1 / (1 - A_SF1_required);
gmro_SF1_M2_target = gm_SF1_M2_est * ro_SF1_M2_required;

% SF1_M2: load device (PMOS)
[W, gmid, gmro] = size_M(L_P, gmid_p, gmro_p, gmid_SI, 0, ID_A3,...
    num_lengths_P, points_per_length);
[L_SF1_M2, W_SF1_M2, gmid_SF1_M2, gmro_SF1_M2] = pick_L(L_P, W, gmid, gmro,...
    gmro_SF1_M2_target, num_lengths_P, W_min);
% compute M2 small signal params
gm_SF1_M2 = gmid_SF1_M2 * ID_SF1;
ro_SF1_M2 = gmro_SF1_M2 / gm_SF1_M2;

A_SF1_actual = gm_SF1_M1 * ro_SF1_M2 / (1 + gm_SF1_M1 * ro_SF1_M2);

%% post-design SF characterization

% noise - note this is just open-loop OTA noise for sanity check

% compute first stage noise
noise_final_SF1 = 8*k*T*(gamma_W/gm_SF1_M1 +...
    gamma_S * gm_SF1_M2 / (gm_SF1_M1^2))*ENBW...
    + 2 * K_flicker_P / (W_SF1_M1 * L_SF1_M1 * C_ox) *...
    log(f_LP_AP / f_HP_AP);

% compute total input-referred OTA noise
noise_final_SF1_in = noise_final_SF1 / (A_target)^2;
noise_final_SF1_V = sqrt(noise_final_SF1_in);

% offset: it can be shown that all contributions are neglig except input
sigma_Vth_SF1_1 = A_VT / sqrt(W_SF1_M1 * L_SF1_M1);
V_os_3sigma_SF1 = sigma_Vth_SF1_1 * 3;

%% area estimate

% calculate A1 OTA area
area_A1 = 0;
area_A1 = area_A1 + get_area(L_M1, W_M1, L_guard, L_diff);
area_A1 = area_A1 + get_area(L_M3, W_M3, L_guard, L_diff);
area_A1 = area_A1 + get_area(L_M5, W_M5, L_guard, L_diff);
area_A1 = area_A1 + get_area(L_M7, W_M7, L_guard, L_diff);
area_A1 = area_A1 + get_area(L_M9, W_M9, L_guard, L_diff);
area_A1 = area_A1 + get_area(L_M13, W_M13, L_guard, L_diff);
area_A1 = area_A1 + get_area(L_M15, W_M15, L_guard, L_diff);

% calculate A3 OTA area
area_A3 = 0;
area_A3 = area_A3 + get_area(L_A3_M1, W_A3_M1, L_guard, L_diff);
area_A3 = area_A3 + get_area(L_A3_M3, W_A3_M3, L_guard, L_diff);
area_A3 = area_A3 + get_area(L_A3_M5, W_A3_M5, L_guard, L_diff);
area_A3 = area_A3 + get_area(L_A3_M7, W_A3_M7, L_guard, L_diff);
% assuming same CMFB amp as A1
area_A3 = area_A3 + get_area(L_M13, W_M13, L_guard, L_diff);
area_A3 = area_A3 + get_area(L_M15, W_M15, L_guard, L_diff);

% source follower area 
area_SF1 = 0;
area_SF1 = area_SF1 + get_area(L_SF1_M1, W_SF1_M1, L_guard, L_diff);
area_SF1 = area_SF1 + get_area(L_SF1_M2, W_SF1_M2, L_guard, L_diff);

% total area
area_total = area_A1 + 2*area_A3 + 2*area_SF1;

%% sizing helper functions

% W_vec: vector of widths (one for each length)
% gmid_vec: vector of actual gmid
% gmro_vec: vector of actual gmro

% L_vector: either N or P lengths
% gmid_matrix: either N or P characterization data
% gmro_matrix: either N or P characterization data
% gmid_target: min or max gmid
% inv_reg: 1 for WI i.e. min gmid, 0 for SI i.e. max gmid
% current: ID for this device
% num_lens: size of L_vector
% points_per_length: number of characterization points
function [W_vec, gmid_vec, gmro_vec] = size_M(L_vector, gmid_matrix,...
    gmro_matrix, gmid_target, inv_reg, current, num_lens, points_per_len)

    % vectors to keep track of results for comparison
    W_vec = zeros(num_lens, 1);
    gmro_vec = zeros(num_lens, 1);
    gmid_vec = zeros(num_lens, 1);

    % try each length
    for i = 1:num_lens

        % column for gmid, gmro data
        col = 1 + i;

        % determine corresponding length
        L_charac = L_vector(i);
        W_charac = L_charac * 2;
        
        % WI
        if (inv_reg == 1)
            for j = 1:points_per_len
                
                point = points_per_len - j + 1;
                gmid_vec(i) = gmid_matrix(point, col);
                
                if (gmid_vec(i) > gmid_target)
                    % found required gmid
                    % determine corresponding current density for this length
                    ID_charac = gmid_matrix(point, 1);
                    ID_density = ID_charac / W_charac;                 
                    % calculate W necessary from current for this device
                    W_vec(i) = current / ID_density;
                    % keep track of gmro
                    gmro_vec(i) = gmro_matrix(point, col);
                    break
                end
            end
        % SI
        else
            for j = 1:points_per_len
                
                point = j;
                gmid_vec(i) = gmid_matrix(point, col);
                
                if (gmid_vec(i) < gmid_target)
                    % found required gmid
                    % determine corresponding current density for this length
                    ID_charac = gmid_matrix(point, 1);
                    ID_density = ID_charac / W_charac;                 
                    % calculate W necessary from current for this device
                    W_vec(i) = current / ID_density;
                    % keep track of gmro
                    gmro_vec(i) = gmro_matrix(point, col);
                    break
                end
            end
        end
    end
end

% L_val: chosen L value
% W_val: chosen W value
% gmid_val: chosen gmid value
% gmro_val: chosen gmro value

% L_vector: either N or P lengths
% W_vector: corresponding W options
% gmid_vector: corresponding gmid
% gmro_vector: corresponding gmro
% gmro_target: min gmro
% num_lens: size of L_vector
function [L_val, W_val, gmid_val, gmro_val] = pick_L(L_vector, W_vector,...
    gmid_vector, gmro_vector, gmro_target, num_lens, min_W)

    for i = 1:num_lens
        gmro_this = gmro_vector(i);
        W_this = W_vector(i);
        
        % determine dimensions
        W_val = W_vector(i);
        L_val = L_vector(i);
        % determine small signal params
        gmid_val = gmid_vector(i);
        gmro_val = gmro_vector(i);

        if ((W_this > min_W) && (gmro_this > gmro_target))
            % if conditions met, these dimensions and params are final
            break
        end
    end
end

% area: silicon area estimate for pair of devices

% L: device L
% W: device W
% guard: estimate of additional guard-ring length
% diff: estimate of additional diffusion length
function area = get_area(L, W, guard, diff)

    area = (2*W + 2*guard) * (L + 2*guard + 2*diff);

end
